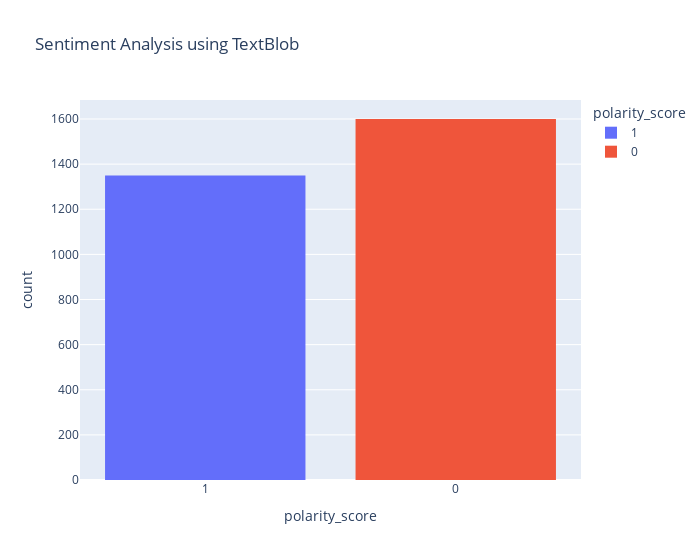

Here is the notebook cell this chart was saved with:
### Code cell
px.histogram(data_textblob,x="polarity_score", color="polarity_score", width=700,title="Sentiment Analysis using TextBlob")

### Figure 1 — Plotly figure (JSON) as saved in the notebook; plotly's stock layout.template omitted (floating-point values rounded to 4 significant figures; data arrays with more than 128 entries replaced by an {"elided": "..."} marker saying what was removed)
{"data": [{"alignmentgroup": "True", "bingroup": "x", "hovertemplate": "polarity_score=%{x}<br>count=%{y}<extra></extra>", "legendgroup": "1", "marker": {"color": "#636efa", "pattern": {"shape": ""}}, "name": "1", "offsetgroup": "1", "orientation": "v", "showlegend": true, "type": "histogram", "x": {"elided": "1350 str values"}, "xaxis": "x", "yaxis": "y"}, {"alignmentgroup": "True", "bingroup": "x", "hovertemplate": "polarity_score=%{x}<br>count=%{y}<extra></extra>", "legendgroup": "0", "marker": {"color": "#EF553B", "pattern": {"shape": ""}}, "name": "0", "offsetgroup": "0", "orientation": "v", "showlegend": true, "type": "histogram", "x": {"elided": "1600 str values"}, "xaxis": "x", "yaxis": "y"}], "layout": {"barmode": "relative", "legend": {"title": {"text": "polarity_score"}, "tracegroupgap": 0}, "title": {"text": "Sentiment Analysis using TextBlob"}, "width": 700, "xaxis": {"anchor": "y", "categoryarray": ["1", "0"], "categoryorder": "array", "domain": [0, 1], "title": {"text": "polarity_score"}}, "yaxis": {"anchor": "x", "domain": [0, 1], "title": {"text": "count"}}}}
